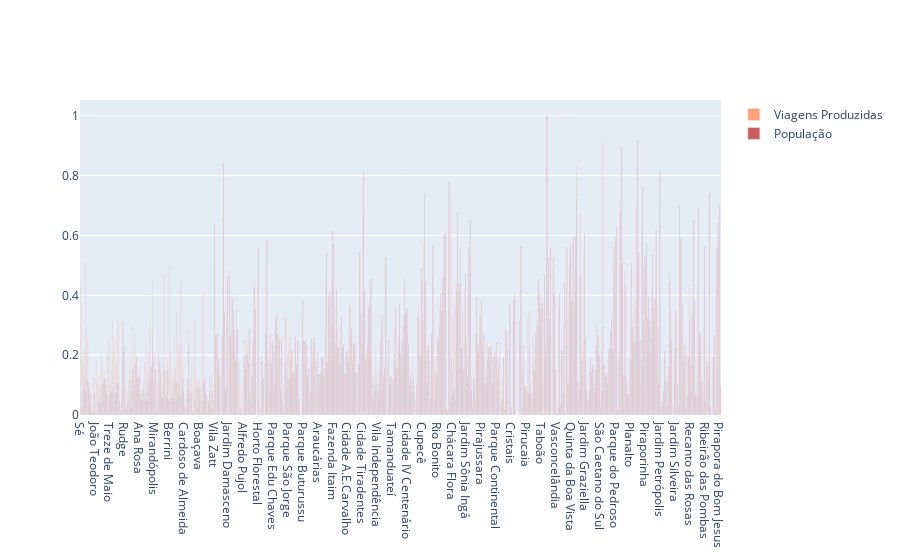

Write notebook code for a chart like this one.
### Code cell
fig = go.Figure()


fig.add_trace(go.Bar(
    x=dg['Nome'],
    y=scaler.fit_transform(od.drop(columns='Origem').sum(axis=1).values.reshape(-1, 1))[:,0],
    name='Viagens Produzidas',
    marker_color='lightsalmon'
))


fig.add_trace(go.Bar(
    x=dg['Nome'],
    y=scaler.fit_transform(dg['População'].values.reshape(-1, 1))[:,0],
    name='População',
    marker_color='indianred'
))

### Figure 1 — Plotly figure (JSON) as saved in the notebook; plotly's stock layout.template omitted (floating-point values rounded to 4 significant figures; data arrays with more than 128 entries replaced by an {"elided": "..."} marker saying what was removed)
{"data": [{"marker": {"color": "lightsalmon"}, "name": "Viagens Produzidas", "type": "bar", "x": {"elided": "517 str values"}, "y": {"elided": "517 float values"}}, {"marker": {"color": "indianred"}, "name": "População", "type": "bar", "x": {"elided": "517 str values"}, "y": {"elided": "517 float values"}}], "layout": {}}
